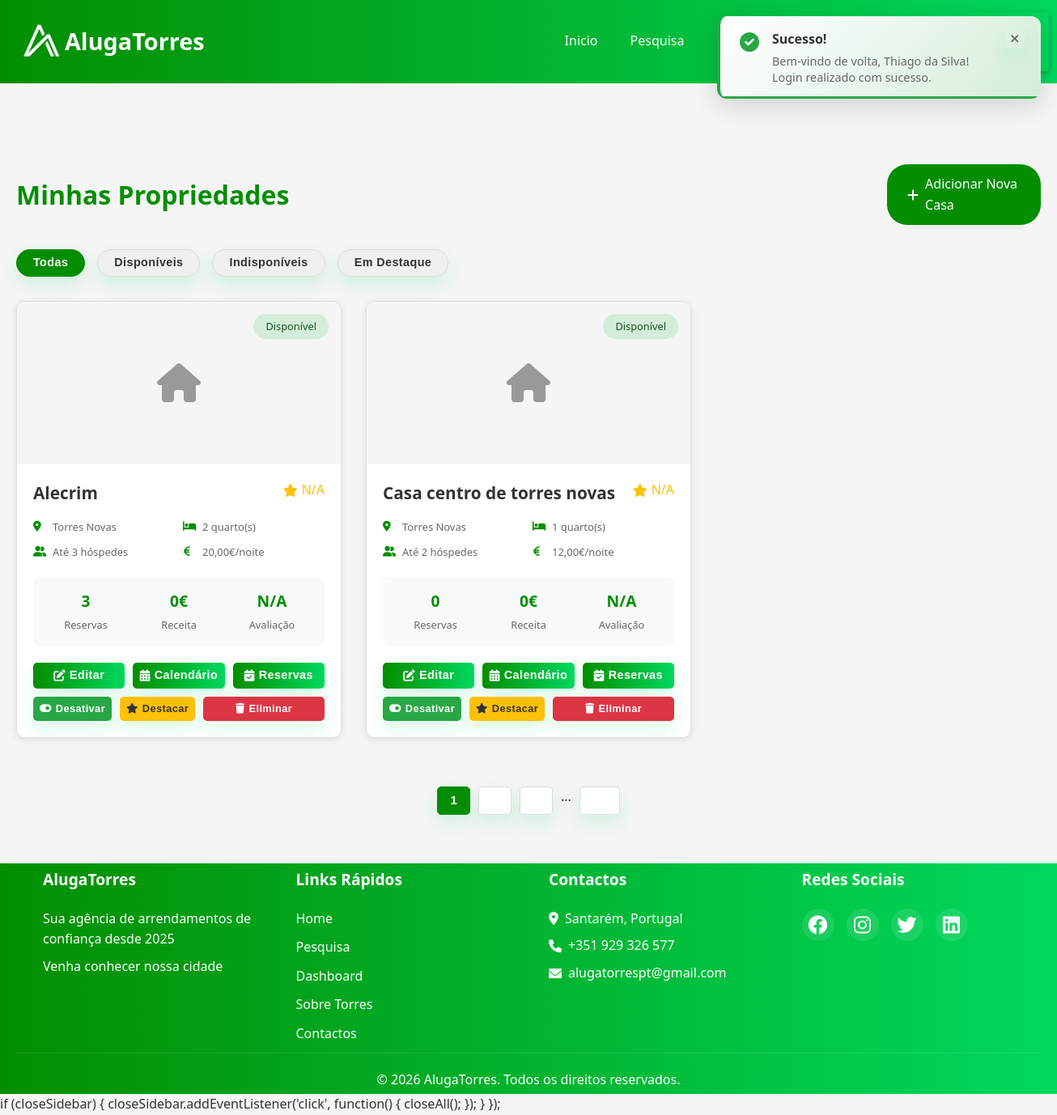
Screenshot of /minhas_casas.php?refreshed=1 (signed in) with the database file from the repository.
### tables this page shows
CREATE TABLE `casas` (
  `id` int(11) NOT NULL,
  `proprietario_id` int(11) NOT NULL,
  `titulo` varchar(200) NOT NULL,
  `descricao` text DEFAULT NULL,
  `morada` text NOT NULL,
  `codigo_postal` varchar(20) DEFAULT NULL,
  `cidade` varchar(100) DEFAULT 'Torres Novas',
  `freguesia` varchar(100) DEFAULT NULL,
  `latitude` decimal(10,8) DEFAULT NULL,
  `longitude` decimal(11,8) DEFAULT NULL,
  `tipo_propriedade` enum('casa','apartamento','vivenda','quinta','outro') DEFAULT 'casa',
  `quartos` tinyint(4) DEFAULT 1,
  `camas` tinyint(4) DEFAULT 1,
  `banheiros` tinyint(4) DEFAULT 1,
  `area` int(11) DEFAULT NULL,
  `capacidade` int(11) DEFAULT 2,
  `preco_noite` decimal(10,2) NOT NULL,
  `preco_limpeza` decimal(10,2) DEFAULT 0.00,
  `taxa_seguranca` decimal(10,2) DEFAULT 0.00,
  `minimo_noites` tinyint(4) DEFAULT 1,
  `maximo_noites` smallint(6) DEFAULT 30,
  `hora_checkin` time DEFAULT '15:00:00',
  `hora_checkout` time DEFAULT '11:00:00',
  `comodidades` text DEFAULT NULL,
  `regras` text DEFAULT NULL,
  `destaque` tinyint(1) DEFAULT 0,
  `disponivel` tinyint(1) DEFAULT 1,
  `data_criacao` datetime DEFAULT current_timestamp(),
  `data_atualizacao` datetime DEFAULT current_timestamp() ON UPDATE current_timestamp(),
  `fotos` longtext DEFAULT NULL COMMENT 'Array JSON com caminhos das fotos da propriedade (máx. 7)' CHECK (json_valid(`fotos`)),
  `aprovado` tinyint(1) DEFAULT 0 COMMENT '0=Pendente, 1=Aprovada, 2=Rejeitada',
  `motivo_rejeicao` text DEFAULT NULL
);

### minhas_casas.php (the view, shortened to what this page needs)
<?php
require_once '../backend/db.php';
$user_id = $_SESSION['user_id'];
$query = $conn->prepare("
    SELECT c.*,
           COUNT(r.id) as total_reservas,
           SUM(CASE WHEN r.status = 'concluida' THEN r.total ELSE 0 END) as receita_total,
           AVG(a.classificacao) as avaliacao_media
    FROM casas c
    LEFT JOIN reservas r ON c.id = r.casa_id
    LEFT JOIN avaliacoes a ON r.id = a.reserva_id
    WHERE c.proprietario_id = ?
    GROUP BY c.id
    ORDER BY c.data_criacao DESC
");
$query->bind_param("i", $user_id);
$query->execute();
$result = $query->get_result();
?>
<!DOCTYPE html>
<html lang="pt-pt">
<head>
    <link rel="stylesheet" href="https://cdnjs.cloudflare.com/ajax/libs/font-awesome/6.0.0/css/all.min.css">
    <link rel="stylesheet" href="../style/style.css">
</head>
<body>
    <?php include '../header.php'; ?>
    <div class="casas-container">
        <div class="casas-header">
            <h1 class="casas-title">Minhas Propriedades</h1>
            <a href="adicionar_casa.php" class="btn-nova-casa">
                <i class="fas fa-plus"></i> Adicionar Nova Casa
            </a>
        </div>
        <div class="filtros">
            <button class="filtro-btn active" data-filtro="todas">Todas</button>
            <button class="filtro-btn" data-filtro="disponiveis">Disponíveis</button>
            <button class="filtro-btn" data-filtro="indisponiveis">Indisponíveis</button>
            <button class="filtro-btn" data-filtro="destaque">Em Destaque</button>
        </div>
        <?php if ($result->num_rows > 0): ?>
            <div class="casas-grid" id="casasGrid">
                <?php while ($casa = $result->fetch_assoc()):
                    $avaliacao = $casa['avaliacao_media'] ? number_format($casa['avaliacao_media'], 1) : 'N/A';
                    $fotos = $casa['fotos'] ? json_decode($casa['fotos'], true) : [];
                ?>
                    <div class="casa-card"
                        data-disponivel="<?php echo $casa['disponivel'] ? 'sim' : 'nao'; ?>"
                        data-destaque="<?php echo $casa['destaque'] ? 'sim' : 'nao'; ?>">
                        <div class="casa-status status-<?php echo $casa['disponivel'] ? 'disponivel' : 'indisponivel'; ?>">
                            <?php echo $casa['disponivel'] ? 'Disponível' : 'Indisponível'; ?>
                        </div>
                        <div class="casa-imagem">
                            <?php if (!empty($fotos) && is_array($fotos)): ?>
                                <img src="<?php echo htmlspecialchars($fotos[0]); ?>"
                                    alt="<?php echo htmlspecialchars($casa['titulo']); ?>"
                                    style="width: 100%; height: 100%; object-fit: cover;">
                            <?php else: ?>
                                <i class="fas fa-home fa-3x"></i>
                            <?php endif; ?>
                        </div>
                        <div class="casa-conteudo">
                            <div class="casa-header">
                                <h3 class="casa-titulo"><?php echo htmlspecialchars($casa['titulo']); ?></h3>
                                <div class="casa-avaliacao">
                                    <i class="fas fa-star"></i>
                                    <span><?php echo $avaliacao; ?></span>
                                </div>
                            </div>
                            <div class="casa-info">
                                <div class="info-item">
                                    <i class="fas fa-map-marker-alt"></i>
                                    <span><?php echo htmlspecialchars($casa['cidade']); ?></span>
                                </div>
                                <div class="info-item">
                                    <i class="fas fa-bed"></i>
                                    <span><?php echo $casa['quartos']; ?> quarto(s)</span>
                                </div>
                                <div class="info-item">
                                    <i class="fas fa-user-friends"></i>
                                    <span>Até <?php echo $casa['capacidade']; ?> hóspedes</span>
                                </div>
                                <div class="info-item">
                                    <i class="fas fa-euro-sign"></i>
                                    <span><?php echo number_format($casa['preco_noite'], 2, ',', ' '); ?>€/noite</span>
                                </div>
                            </div>
                            <div class="casa-metricas">
                                <div class="metrica">
                                    <span class="metrica-valor"><?php echo $casa['total_reservas']; ?></span>
                                    <span class="metrica-label">Reservas</span>
                                </div>
                                <div class="metrica">
                                    <span class="metrica-valor"><?php echo number_format($casa['receita_total'] ?? 0, 0, ',', ' '); ?>€</span>
                                    <span class="metrica-label">Receita</span>
                                </div>
                                <div class="metrica">
                                    <span class="metrica-valor"><?php echo $avaliacao; ?></span>
                                    <span class="metrica-label">Avaliação</span>
                                </div>
                            </div>
                            <div class="casa-acoes">
                                <button class="acao-btn btn-editar" onclick="window.location.href='editar_casa.php?id=<?php echo $casa['id']; ?>'">
                                    <i class="fas fa-edit"></i> Editar
                                </button>
                                <button class="acao-btn btn-calendario" onclick="window.location.href='calendario.php?casa_id=<?php echo $casa['id']; ?>'">
                                    <i class="fas fa-calendar-alt"></i> Calendário
                                </button>
                                <button class="acao-btn btn-reservas" onclick="window.location.href='../arrendatario/reservas.php?casa_id=<?php echo $casa['id']; ?>'">
                                    <i class="fas fa-calendar-check"></i> Reservas
                                </button>
                            </div>
                            <div class="casa-acoes-extras">
                                <form method="POST" style="display: inline;">
                                    <button type="submit" class="btn-toggle btn-disponibilidade">
                                        <i class="fas fa-toggle-<?php echo $casa['disponivel'] ? 'on' : 'off'; ?>"></i>
                                        <?php echo $casa['disponivel'] ? 'Desativar' : 'Ativar'; ?>
                                    </button>
                                </form>
                                <form method="POST" style="display: inline;">
                                    <button type="submit" class="btn-toggle btn-destaque">
                                        <i class="fas fa-star"></i>
                                        <?php echo $casa['destaque'] ? 'Remover Destaque' : 'Destacar'; ?>
                                    </button>
                                </form>
                                <button type="button" class="btn-toggle btn-eliminar" onclick="showDeleteModal(<?php echo $casa['id']; ?>, '<?php echo htmlspecialchars(addslashes($casa['titulo'])); ?>')">
                                    <i class="fas fa-trash"></i> Eliminar
                                </button>
                            </div>
                        </div>
                    </div>
                <?php endwhile; ?>
            </div>
            <div class="pagination">
                <button class="page-btn active">1</button>
                <button class="page-btn">2</button>
                <button class="page-btn">3</button>
                <span>...</span>
                <button class="page-btn">10</button>
            </div>
        <?php endif; ?>
    </div>
    <?php include '../footer.php'; ?>
    if (closeSidebar) {
    closeSidebar.addEventListener('click', function() {
    closeAll();
    });
    }
    });
</body>
</html>

### rows the page displays
casas: disponivel "Disponível", titulo "Alecrim", avaliacao "N/A", cidade "Torres Novas", quartos "2", capacidade "3", preco_noite "20,00", total_reservas "3", receita_total "0", destaque "Destacar"
casas: disponivel "Disponível", titulo "Casa centro de torres novas", avaliacao "N/A", cidade "Torres Novas", quartos "1", capacidade "2", preco_noite "12,00", total_reservas "0", receita_total "0", destaque "Destacar"

### other values shown
$_SESSION['user'] "Thiago da Silva"
